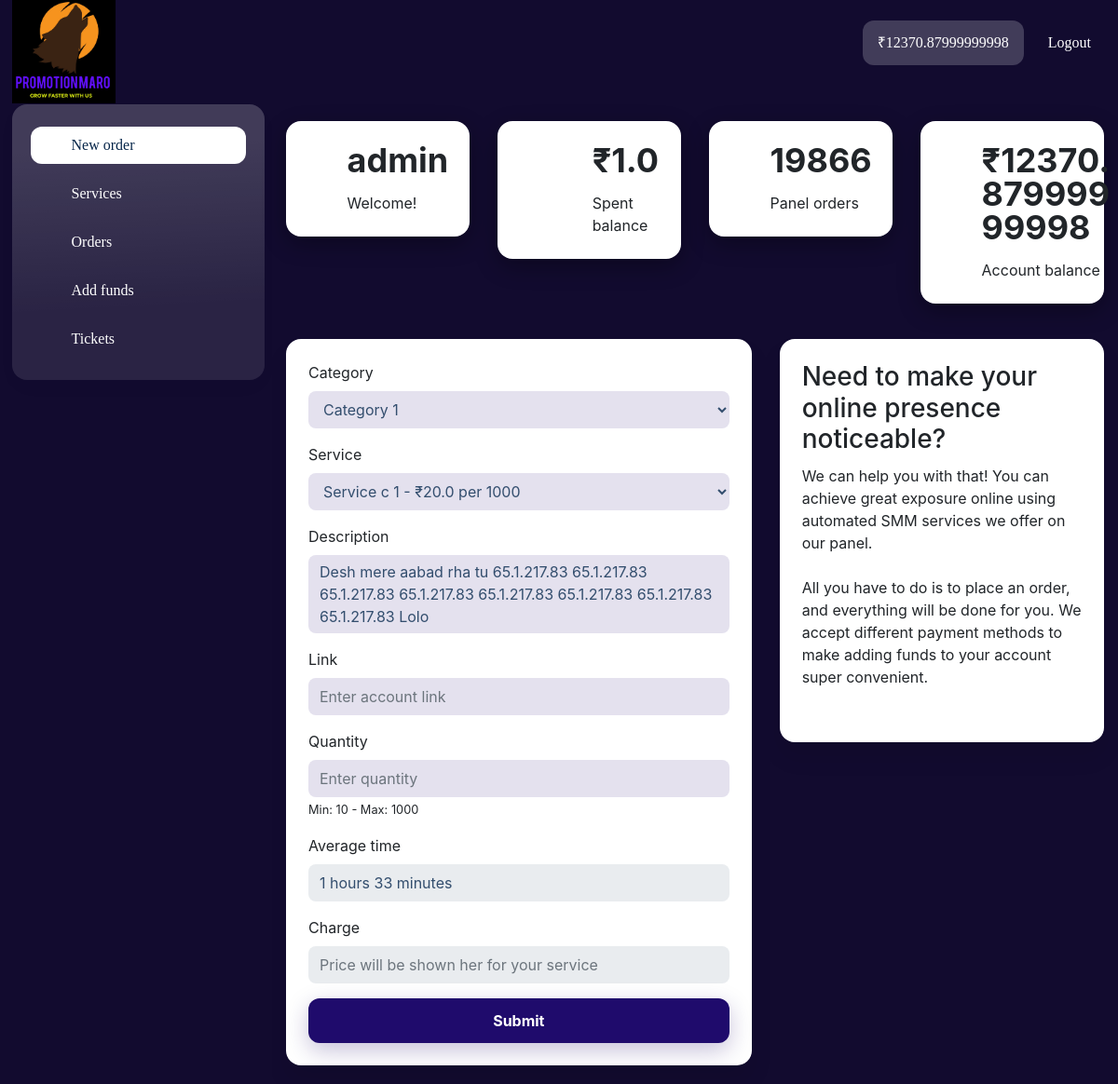
Before: /dashboard (signed in) with the older database file.
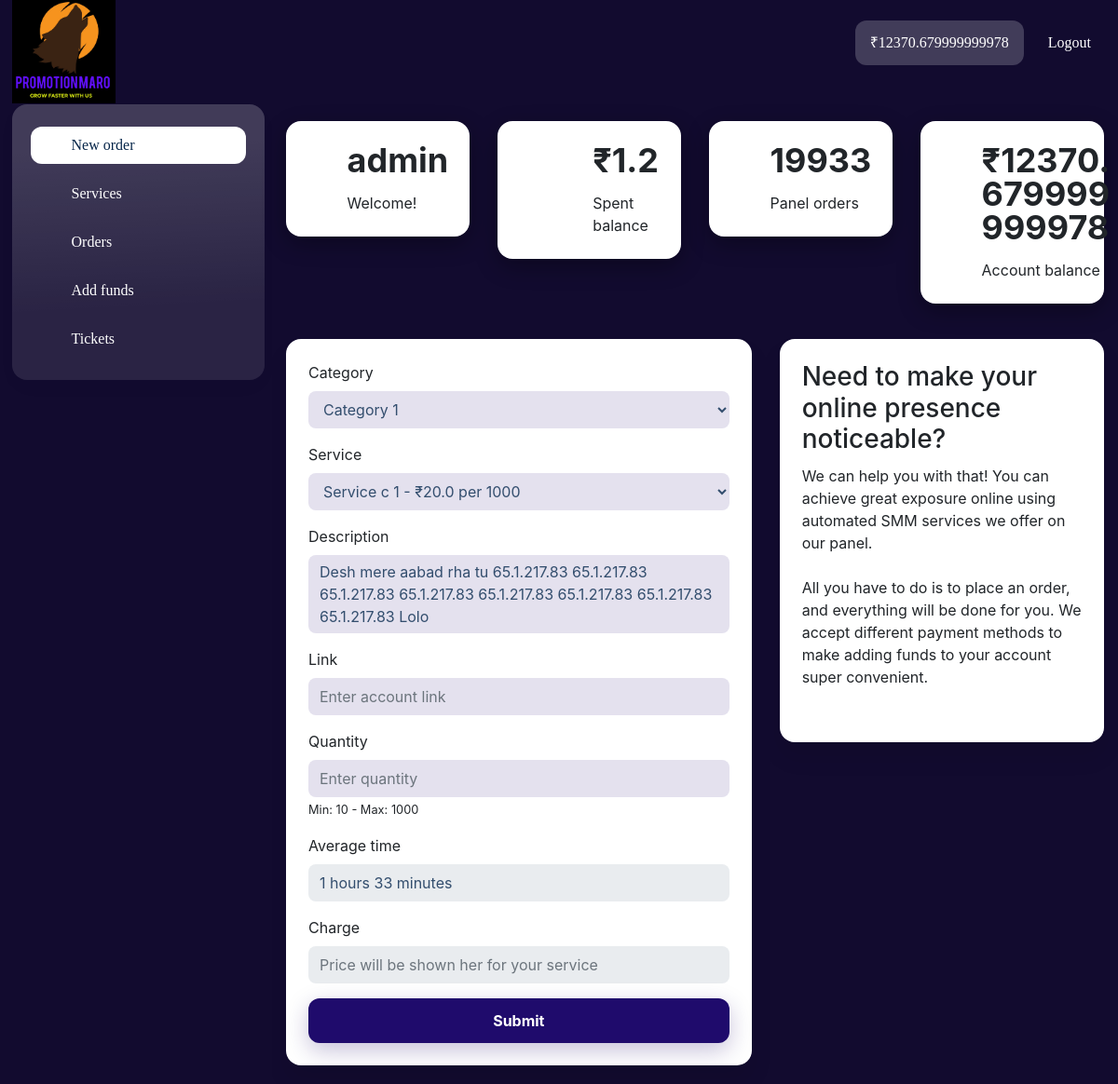
After: the same page with the newer database file.
### authapp/models.py (models this page shows, shortened)
class User(AbstractUser):
    name = models.CharField(max_length=100, blank=True)
    phone = models.CharField(max_length=100, blank=True)
    USERNAME_FIELD = 'username'
    REQUIRED_FIELDS = ['name']

class AccountBalance(models.Model):
    user = OneToOneField(User, on_delete=models.CASCADE)
    money = models.FloatField(default=0.00)
    updated = models.DateTimeField(auto_now=True)

### orders/models.py (models this page shows, shortened)
class OrdersModel(models.Model):
    service = models.ForeignKey(ServicesModel, on_delete=models.Case)
    user = models.ForeignKey(User, on_delete=models.CASCADE)
    status = models.CharField(max_length=20,
                              choices=STATUS_CHOICE,
                              default="Pending")
    link = models.URLField(blank=True, null=True)
    quantity = models.IntegerField(blank=True, null=True)
    charge = models.FloatField(blank=True, null=True)
    last_updated = models.DateTimeField(auto_now=True)
    order_placed = models.DateTimeField(auto_now_add=True)
    third_party_id = models.CharField(max_length=10, blank=True, null=True)
    third_party_name = models.CharField(max_length=20, blank=True, null=True)
    class Meta:
        verbose_name = "Order"

### dashboard/models.py (models this page shows)
class CounterOrder(models.Model):
    counter = models.IntegerField()

### dashboard/views.py (the view, shortened to what this page needs)
# urls.py: path('', include('dashboard.urls')),
@login_required
def dashboard(request):
    categories = CategoryModel.objects.filter(active=True)
    services = []
    for category in categories:
        service = ServicesModel.objects.filter(active=True, category=category)
        if service.count() > 0:
            category.services = service
            services.append(category)
    error_message = ""
    return render(request, "dashboard.html", {"categories": services})

### dashboard/templatetags/get_account_pay.py (called while the page is built)
@register.simple_tag
def get_account_balance(user):
    return AccountBalance.objects.get(user=user).money

@register.simple_tag
def get_spent_balance(user):
    balance = OrdersModel.objects.filter(user=user).exclude(status="Cancelled")
    total = 0
    for i in balance:
        total += i.charge
    return total

### dashboard/templatetags/get_live_updates.py (called while the page is built)
@register.simple_tag
def get_orders_count():
    counter = CounterOrder.objects.all().first()
    counter.counter = counter.counter + random.randint(2, 101)
    counter.save()
    return counter.counter

### dashboard/templates/dashboard.html (shortened to what the changed rows need)
{% extends 'base.html' %} {% block content %}
<div class="wrapper wrapper-sidebar-navbar">
    {% include 'components/dashboard_leftsidebar.html' %}
    <div class="wrapper-content">
        <div class="wrapper-content__body">
            {% include 'components/dashboard_herosection.html' %}
        </div>
    </div>
</div>
{% endblock content %}

### dashboard/templates/components/dashboard_leftsidebar.html (shortened to what the changed rows need)
{% load static %} {% load get_account_pay   %}
<div id="block_34" class="component_private_navbar">
    <span class="component_private_navbar">
        <div class="component-navbar-private__wrapper">
            <div
                class="sidebar-block__top-static component-navbar component-navbar__navbar-private editor__component-wrapper"
            >
                <div>
                    <nav class="navbar navbar-expand-lg navbar-light">
                        <div
                            class="collapse navbar-collapse"
                            id="navbar-collapse-34"
                        >
                            <div class="d-flex component-navbar-collapse">
                                <ul class="navbar-nav navbar-nav-currencies">
                                    <li
                                        class="nav-item d-flex align-items-center component-navbar-nav-item component-navbar-private-nav-item component-navbar-balance-wrap__navbar-private"
                                    >
                                        <a
                                            class="component-navbar-balance-item__navbar-private"
                                            >₹{% get_account_balance user %}
                                        </a>
                                    </li>
                                </ul>
                            </div>
                        </div>
                    </nav>
                </div>
            </div>
        </div>
    </span>
</div>

### dashboard/templates/components/dashboard_herosection.html (shortened to what the changed rows need)
{% load get_account_pay get_live_updates %}
    <div id="block_77">
        <div class="totals">
            <div class="container-fluid">
                <div
                    class="row align-items-start justify-content-start"
                >
                    <div class="col-lg-3 col-md-6 col-sm-12 mb-2 mt-2">
                        <div
                            class="card h-100"
                            style="
                                padding-top: 24px;
                                padding-bottom: 24px;
                                border-left-width: 0px;
                                border-right-width: 0px;
                                border-bottom-width: 0px;
                                border-top-width: 0px;
                                box-shadow: 0 8px 24px 0
                                    rgba(0, 0, 0, 0.32);
                                border-style: solid;
                            "
                        >
                            <div class="totals-block__card">
                                <div class="totals-block__card-right">
                                    <div class="totals-block__count">
                                        <div
                                            class="totals-block__count-value style-text-primary"
                                            style="
                                                font-size: 36px;
                                                line-height: 36px;
                                            "
                                        >
                                            {{request.user.username}}
                                        </div>
                                    </div>
                                </div>
                            </div>
                        </div>
                    </div>
                    <div class="col-lg-3 col-md-6 col-sm-12 mb-2 mt-2">
                        <div
                            class="card h-100"
                            style="
                                padding-top: 24px;
                                padding-bottom: 24px;
                                border-left-width: 0px;
                                border-right-width: 0px;
                                border-bottom-width: 0px;
                                border-top-width: 0px;
                                box-shadow: 0 8px 24px 0
                                    rgba(0, 0, 0, 0.32);
                                border-style: solid;
                            "
                        >
                            <div class="totals-block__card">
                                <div class="totals-block__card-right">
                                    <div class="totals-block__count">
                                        <div
                                            class="totals-block__count-value style-text-primary"
                                            style="
                                                font-size: 36px;
                                                line-height: 36px;
                                            "
                                        >
                                        ₹{% get_spent_balance user    %}
                                        </div>
                                    </div>
                                </div>
                            </div>
                        </div>
                    </div>
                    <div class="col-lg-3 col-md-6 col-sm-12 mb-2 mt-2">
                        <div
                            class="card h-100"
                            style="
                                padding-top: 24px;
                                padding-bottom: 24px;
                                border-left-width: 0px;
                                border-right-width: 0px;
                                border-bottom-width: 0px;
                                border-top-width: 0px;
                                box-shadow: 0 8px 24px 0
                                    rgba(0, 0, 0, 0.32);
                                border-style: solid;
                            "
                        >
                            <div class="totals-block__card">
                                <div class="totals-block__card-right">
                                    <div class="totals-block__count">
                                        <div
                                            class="totals-block__count-value style-text-primary"
                                            style="
                                                font-size: 36px;
                                                line-height: 36px;
                                            "
                                        >
                                            {% get_orders_count %}
                                        </div>
                                    </div>
                                </div>
                            </div>
                        </div>
                    </div>
                    <div class="col-lg-3 col-md-6 col-sm-12 mb-2 mt-2">
                        <div
                            class="card h-100"
                            style="
                                padding-top: 24px;
                                padding-bottom: 24px;
                                border-left-width: 0px;
                                border-right-width: 0px;
                                border-bottom-width: 0px;
                                border-top-width: 0px;
                                box-shadow: 0 8px 24px 0
                                    rgba(0, 0, 0, 0.32);
                                border-style: solid;
                            "
                        >
                            <div class="totals-block__card">
                                <div class="totals-block__card-right">
                                    <div class="totals-block__count">
                                        <div
                                            class="totals-block__count-value style-text-primary"
                                            style="
                                                font-size: 36px;
                                                line-height: 36px;
                                            "
                                        >
                                            ₹{% get_account_balance user    %}
                                        </div>
                                    </div>
                                </div>
                            </div>
                        </div>
                    </div>
                </div>
            </div>
        </div>
    </div>

Changed rows visible on the page:
changed through a linked row, User "admin": id.money "12370.87999999998" → "12370.679999999978"; id.charge "1.0" → "1.2"
changed CounterOrder: counter+id "19866" → "19933"
